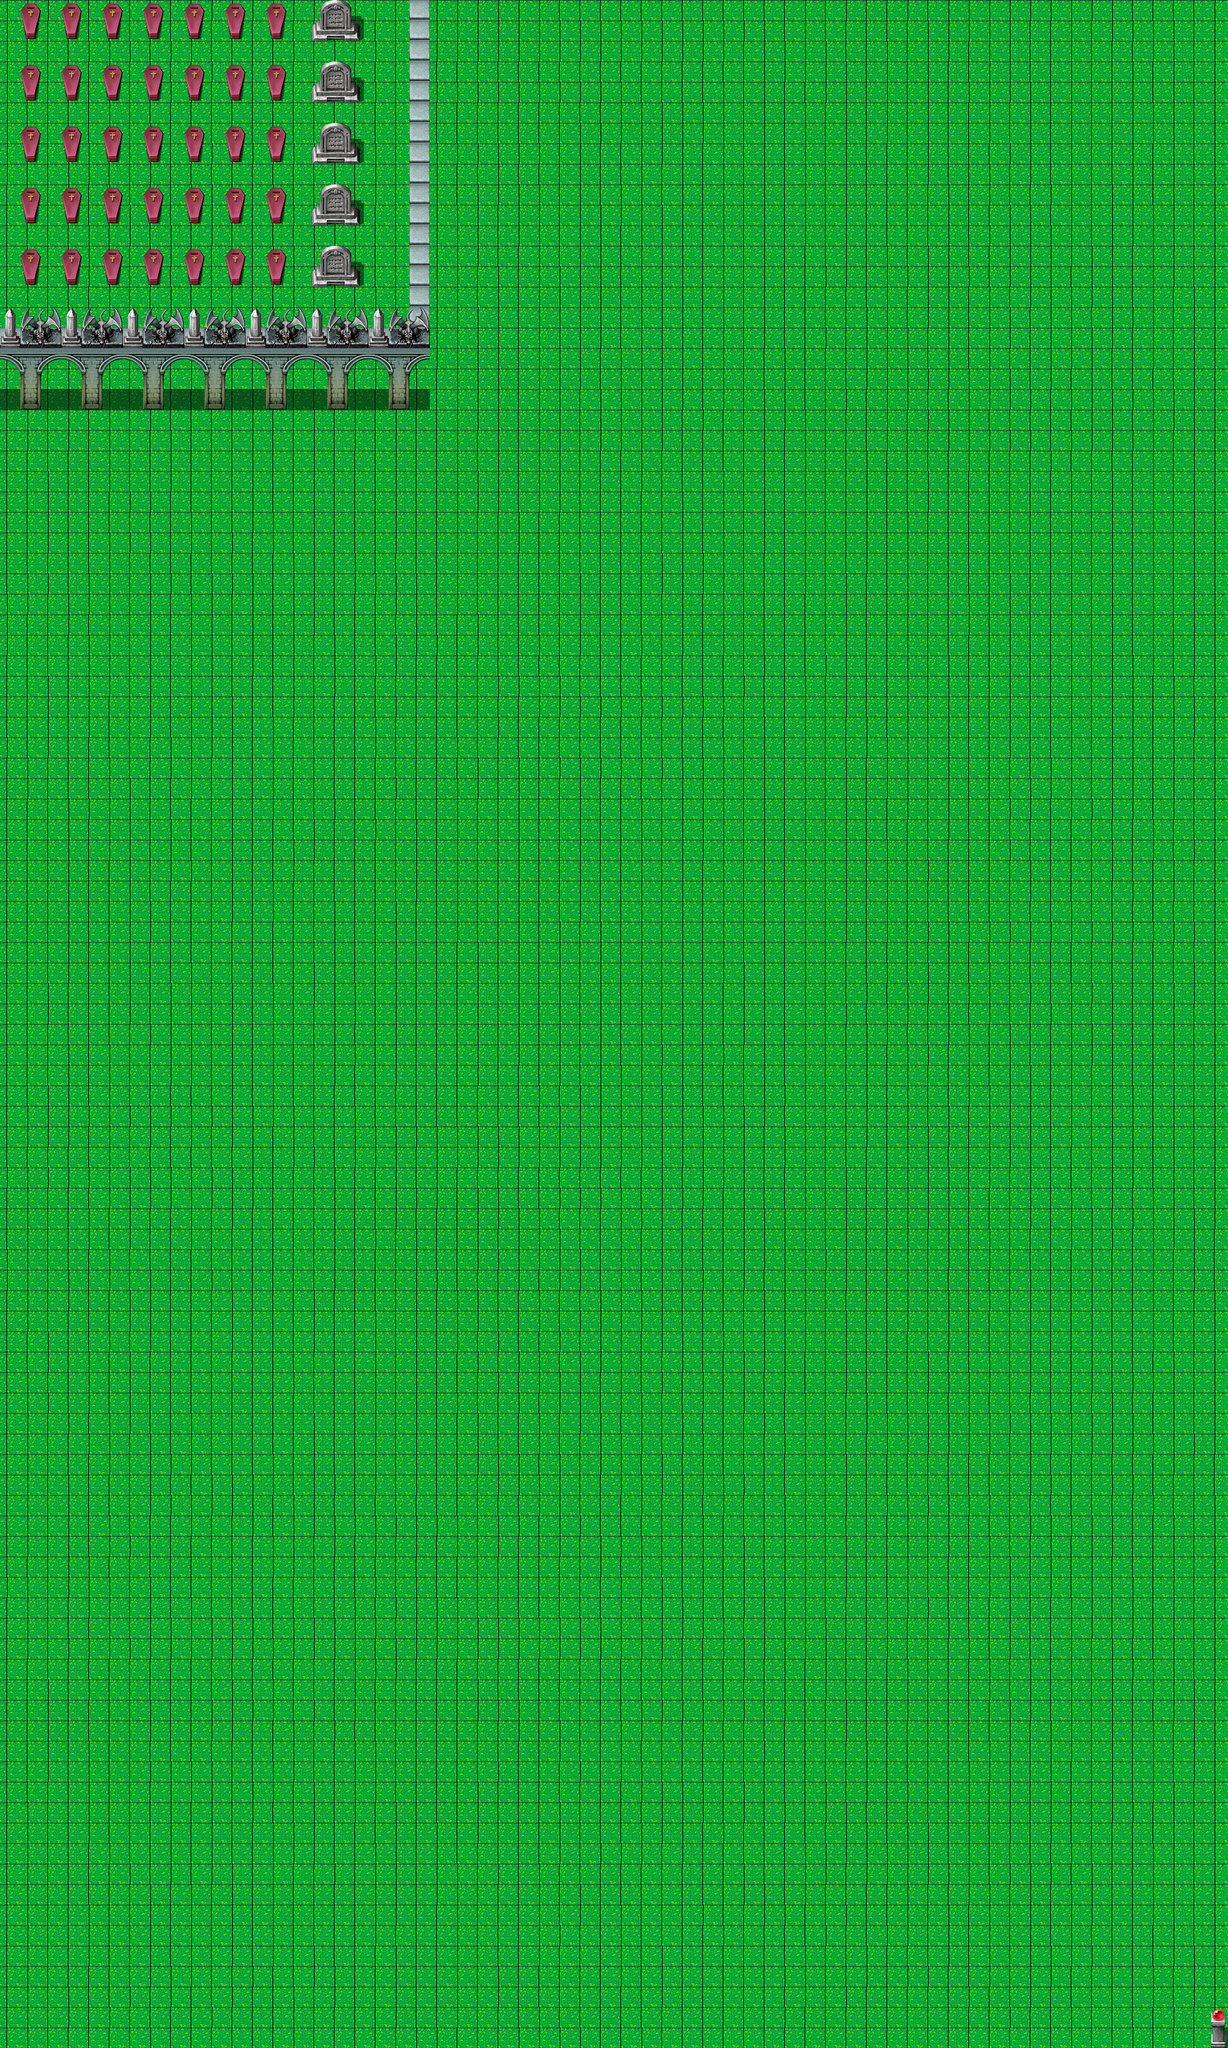

Rendered tile map (Tiled .tmx) drawn with the repository's tilesets; below, a short description and the map source with its tile grids summarised:
An orthogonal 60x100 tile map with 32x32 px tiles, 2 tile layers (Camada de Tiles 1, Camada de Tiles 2), 3 tilesets.

<map version="1.0" orientation="orthogonal" renderorder="right-down" width="60" height="100" tilewidth="32" tileheight="32" nextobjectid="1">
 <tileset firstgid="1" name="Terreno " tilewidth="32" tileheight="32" tilecount="120" columns="15">
  <image source="32x32_map_tile v1.0.png" width="502" height="263" />
 </tileset>
 <tileset firstgid="121" name="Cemitério" tilewidth="32" tileheight="32" tilecount="256" columns="16">
  <image source="tilee.png" width="512" height="512" />
 </tileset>
 <tileset firstgid="377" name="Cemitério 2" tilewidth="32" tileheight="32" tilecount="256" columns="16">
  <image source="38189015.png" width="512" height="512" />
 </tileset>
 <layer name="Camada de Tiles 1" width="60" height="100">
  <data>[6000 cells, 6000 non-empty, 6 distinct tile ids]</data>
 </layer>
 <layer name="Camada de Tiles 2" width="60" height="100">
  <data>[6000 cells, 220 non-empty, 27 distinct tile ids]</data>
 </layer>
</map>
